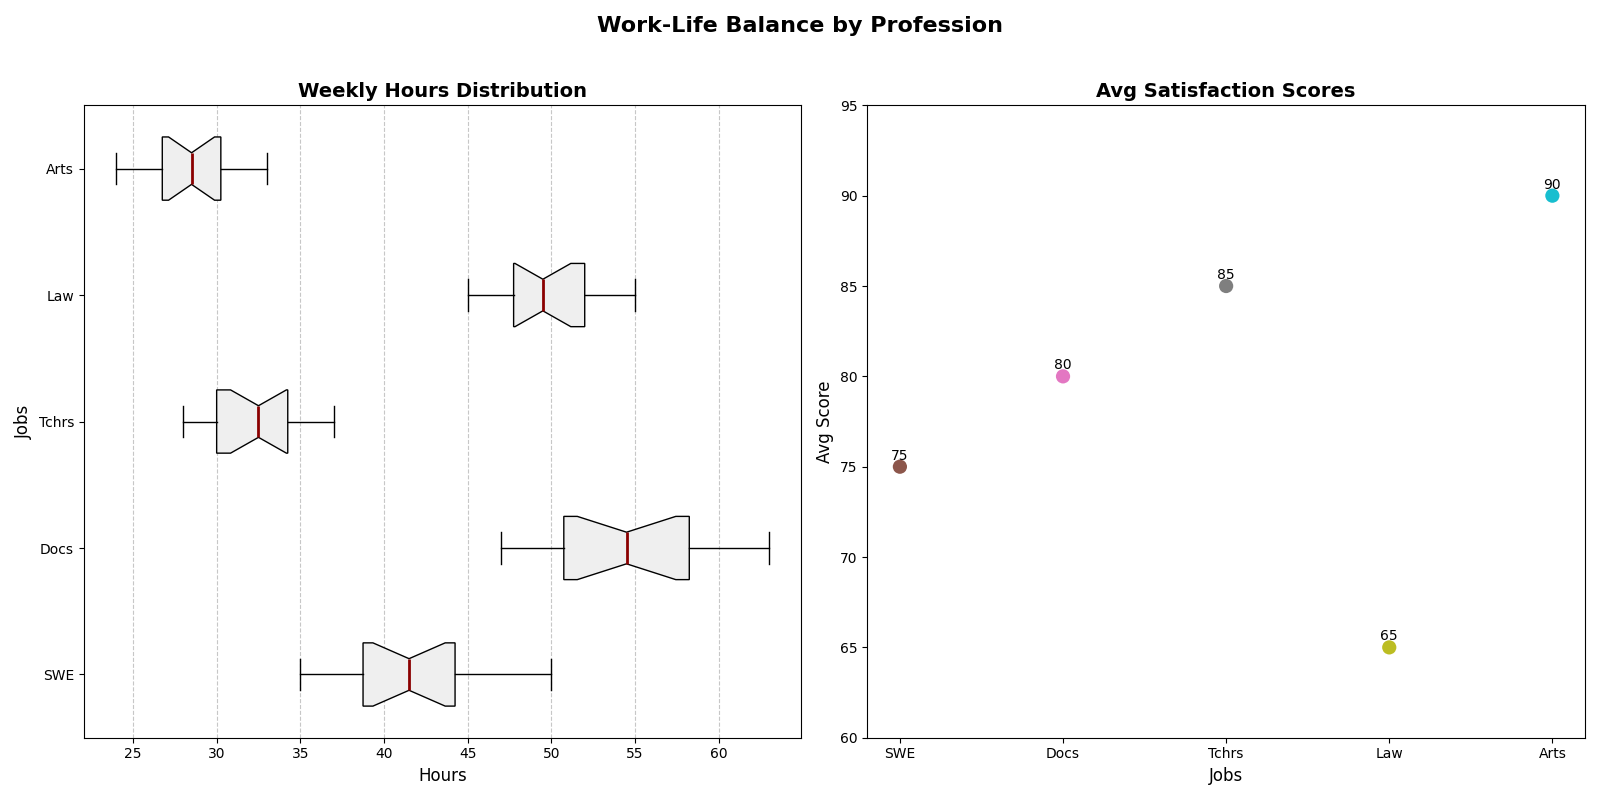

Write Python code to recreate this figure.
import numpy as np
import matplotlib.pyplot as plt

working_hours = {
    "SWE": [40, 42, 38, 45, 50, 35, 40, 38, 42, 48, 44, 46, 37, 39, 41, 43],
    "Docs": [50, 55, 60, 52, 58, 62, 48, 54, 57, 63, 56, 59, 53, 51, 49, 47],
    "Tchrs": [30, 32, 29, 35, 34, 37, 33, 28, 31, 36, 32, 30, 29, 33, 34, 35],
    "Law": [45, 48, 52, 55, 50, 46, 49, 53, 47, 51, 54, 48, 50, 52, 47, 49],
    "Arts": [25, 28, 30, 32, 29, 27, 26, 31, 33, 28, 30, 25, 27, 29, 24, 32]
}

average_satisfaction = {
    "SWE": 75,
    "Docs": 80,
    "Tchrs": 85,
    "Law": 65,
    "Arts": 90
}

professions = list(working_hours.keys())
data = list(working_hours.values())
satisfaction_scores = [average_satisfaction[profession] for profession in professions]

fig, axes = plt.subplots(1, 2, figsize=(16, 8))

axes[0].boxplot(
    data, vert=False, patch_artist=True, labels=professions, notch=True,
    boxprops=dict(facecolor='#efefef', color='black'),
    whiskerprops=dict(color='black'),
    capprops=dict(color='black'),
    flierprops=dict(marker='o', markerfacecolor='red', markersize=8, linestyle='none'),
    medianprops=dict(color='darkred', linewidth=2)
)

# New set of colors applied
new_colors = ['#8c564b', '#e377c2', '#7f7f7f', '#bcbd22', '#17becf']
for patch, color in zip(axes[0].artists, new_colors):
    patch.set_facecolor(color)

axes[0].set_title("Weekly Hours Distribution", fontsize=14, weight='bold')
axes[0].set_xlabel("Hours", fontsize=12)
axes[0].set_ylabel("Jobs", fontsize=12)
axes[0].grid(axis='x', linestyle='--', alpha=0.7)

axes[1].scatter(professions, satisfaction_scores, color=new_colors, s=150, edgecolors='white', linewidth=2)
axes[1].set_title("Avg Satisfaction Scores", fontsize=14, weight='bold')
axes[1].set_xlabel("Jobs", fontsize=12)
axes[1].set_ylabel("Avg Score", fontsize=12)
axes[1].set_ylim(60, 95)

for i, txt in enumerate(satisfaction_scores):
    axes[1].annotate(txt, (professions[i], satisfaction_scores[i]), textcoords="offset points", xytext=(0,5), ha='center', fontsize=10)

fig.suptitle("Work-Life Balance by Profession", fontsize=16, weight='bold')

plt.tight_layout(rect=[0, 0, 1, 0.96])
plt.show()
